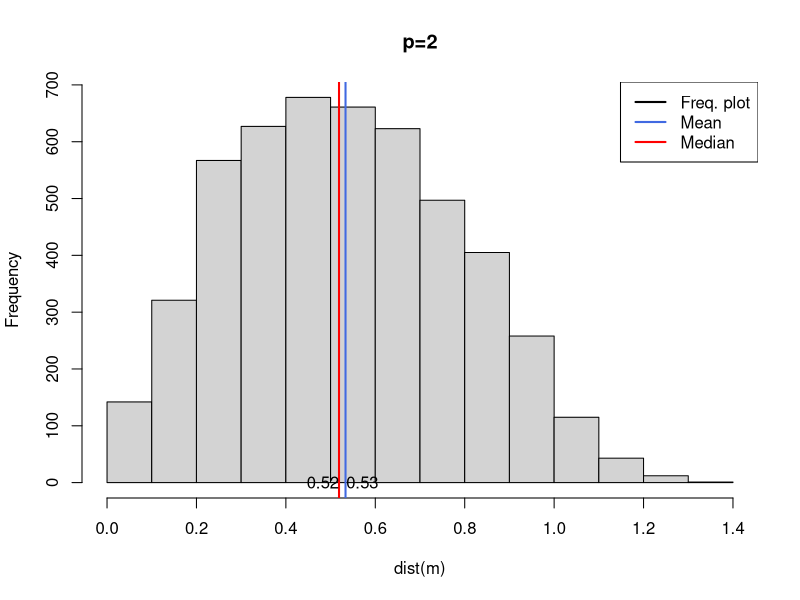
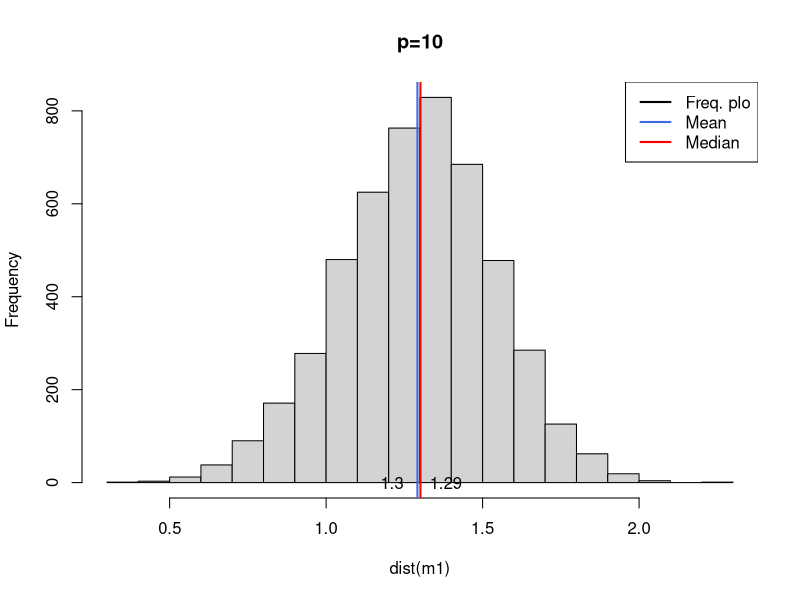
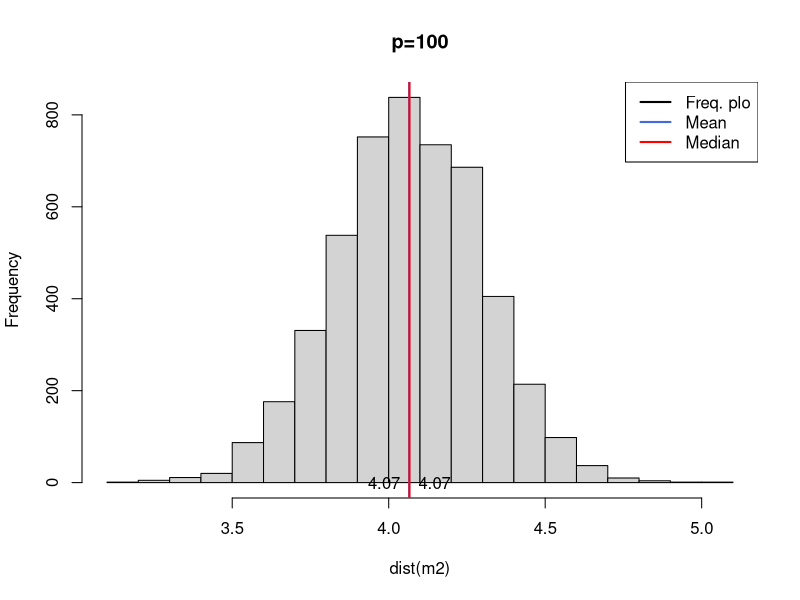
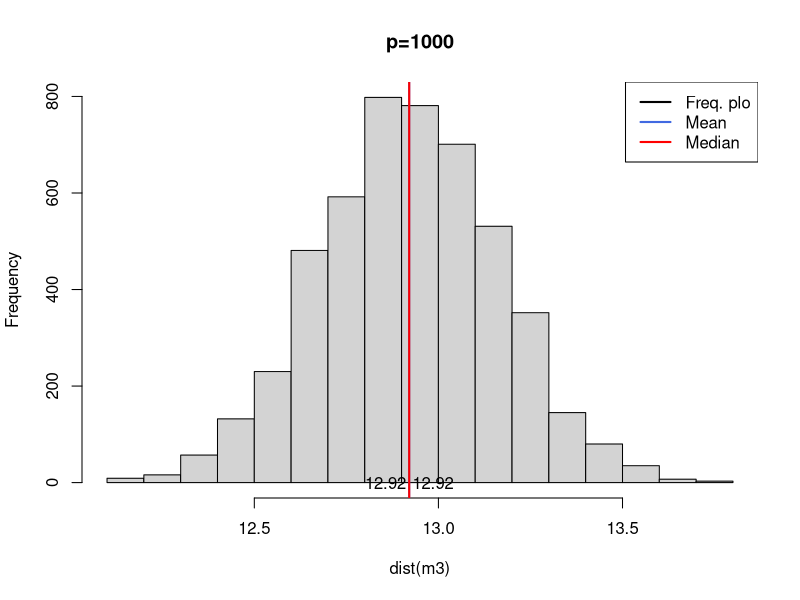

Here is the R script that generated these plots, in order:
## ---- chunk 1

m<-matrix(runif(200),nrow=100);
m1<-matrix(runif(1000),nrow=100);
m2<-matrix(runif(10000),nrow=100);
m3<-matrix(runif(100000),nrow=100);




hist(dist(m), main="p=2")
abline(v = mean(dist(m)), col = "royalblue", lwd = 2)
abline(v = median(dist(m)), col = "red", lwd = 2)
legend(x = "topright", # location of legend within plot area
 c("Freq. plot", "Mean", "Median"),
 col = c("black", "royalblue", "red"),
 lwd = c(2, 2, 2))
text(1.07*mean(dist(m)), 0 , round(mean(dist(m)), 2))
text(.93*median(dist(m)), 0 , round(median(dist(m)), 2))




hist(dist(m1), main="p=10")
abline(v = mean(dist(m1)), col = "royalblue", lwd = 2)
abline(v = median(dist(m1)), col = "red", lwd = 2)
legend(x = "topright", # location of legend within plot area
 c("Freq. plo", "Mean", "Median"),
 col = c("black", "royalblue", "red"),
 lwd = c(2, 2, 2))
text(1.07*mean(dist(m1)), 0 , round(mean(dist(m1)), 2))
text(.93*median(dist(m1)), 0 , round(median(dist(m1)), 2))



hist(dist(m2),main="p=100")
abline(v = mean(dist(m2)), col = "royalblue", lwd = 2)
abline(v = median(dist(m2)), col = "red", lwd = 2)
legend(x = "topright", # location of legend within plot area
 c("Freq. plo", "Mean", "Median"),
 col = c("black", "royalblue", "red"),
 lwd = c(2, 2, 2))
text(1.02*mean(dist(m2)), 0 , round(mean(dist(m2)), 2))
text(.98*median(dist(m2)), 0 , round(median(dist(m2)), 2))

hist(dist(m3),main="p=1000")
abline(v = mean(dist(m3)), col = "royalblue", lwd = 2)
abline(v = median(dist(m3)), col = "red", lwd = 2)
legend(x = "topright", # location of legend within plot area
 c("Freq. plo", "Mean", "Median"),
 col = c("black", "royalblue", "red"),
 lwd = c(2, 2, 2))
text(1.005*mean(dist(m3)), 0 , round(mean(dist(m3)), 2))
text(.995*median(dist(m3)), 0 , round(median(dist(m3)), 2))

median(dist(m))
median(dist(m1))
median(dist(m2))
median(dist(m3))
## ---- chunk 2
vp <-function(p,r){
  return((pi^(p/2))/(gamma((p/2)+1))*r^p)
}


1/vp(20,1)
1/vp(20,.1)
1/vp(20,.01)

1/vp(50,1)
1/vp(50,.1)
1/vp(50,.01)

1/vp(200,1)
1/vp(200,.1)
1/vp(200,.01)
